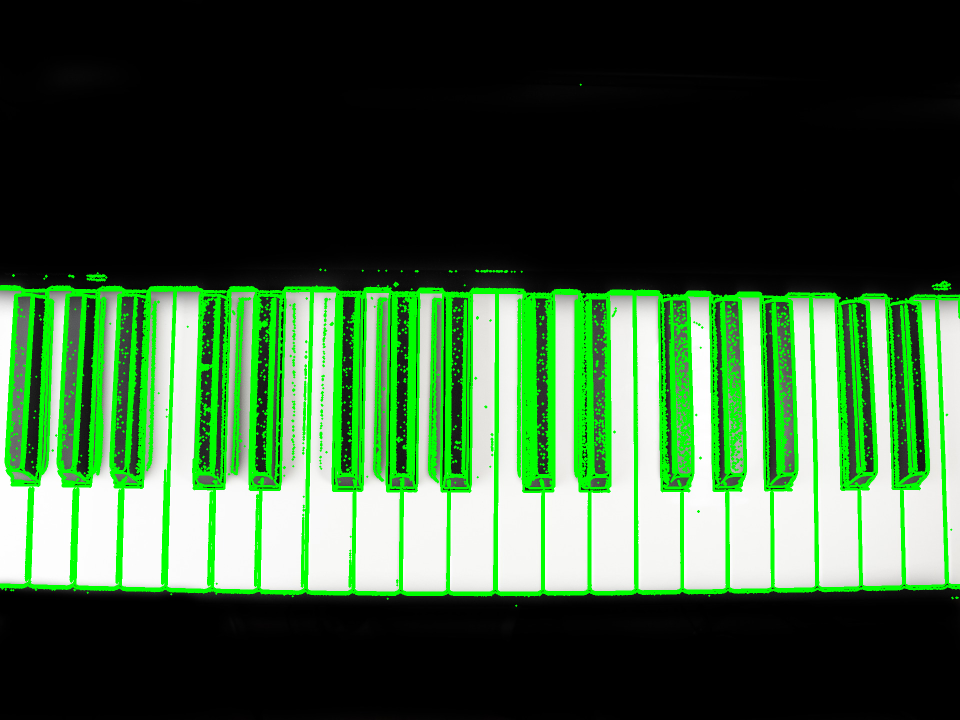
#> input picture images/cnt.png, 1920 x 1440 px, given in place of fps.jpg, which was not available (shown at 1/2 size)
$ python generate.py   (older library calls are emulated)
#> lines starting #> are read from the running program, lines starting #| are printed output that depends on the picture; pictures that were not available may be replaced by others from this repository, and a replacement may not be noted
"""
__authors__     = Yash, Peter, Jeff, Robert
__description__ = Generates the 3D image from a 2D image (to be displayed in the Oculus)
__name__ = generate.py
"""

import config as c
from PIL import Image

def generate_3d(img_fn):
#> called with img_fn = 'images/fps.jpg'
    output_fn = "output/result.jpg"
    left  = Image.open(img_fn)
#> left is the input picture: PIL image 1920x1440 RGB; mean R, G, B 58, 91.7, 57.5
    right = Image.open(img_fn)

    w, h = left.size
#> w = 1920; h = 1440
    left  = left.crop( (0, 0, int(.90 * w), h))
#> left: PIL image 1728x1440 RGB
    right = right.crop((int(.10 * w), 0, w, h))

    left  = left.resize((c.SCREEN_SIZE[0] // 2, c.SCREEN_SIZE[1]), Image.ANTIALIAS)
#> left: PIL image 1920x2160 RGB
    right = right.resize((c.SCREEN_SIZE[0] // 2, c.SCREEN_SIZE[1]), Image.ANTIALIAS)
#> right: PIL image 1920x2160 RGB

    new_img = Image.new('RGB', c.SCREEN_SIZE)
#> new_img: PIL image 3840x2160 RGB; every value is 0
    new_img.paste(left, (0,0))
    new_img.paste(right, (c.SCREEN_SIZE[0] // 2,0))
    new_img.save(output_fn)

if __name__ == "__main__":
    generate_3d("images/fps.jpg")
    generate_3d("images/bioshock.jpg")
#> call 2 of generate_3d, with img_fn = 'images/bioshock.jpg'
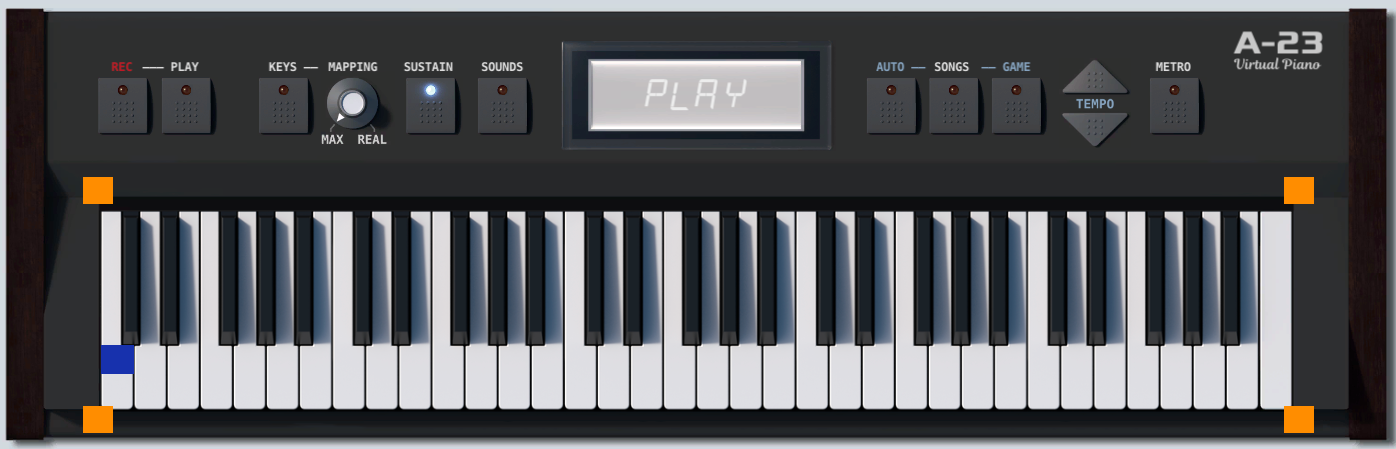
#> input picture images/piano2.png, 1396 x 449 px, given in place of bioshock.jpg, which was not available
#> in generate_3d, left is the input picture: PIL image 1396x449 RGBA; mean R, G, B, A 88.1, 89.3, 92.7, 255
#> in generate_3d (call 2), `left  = left.crop( (0, 0, int(.90 * w), h))`:
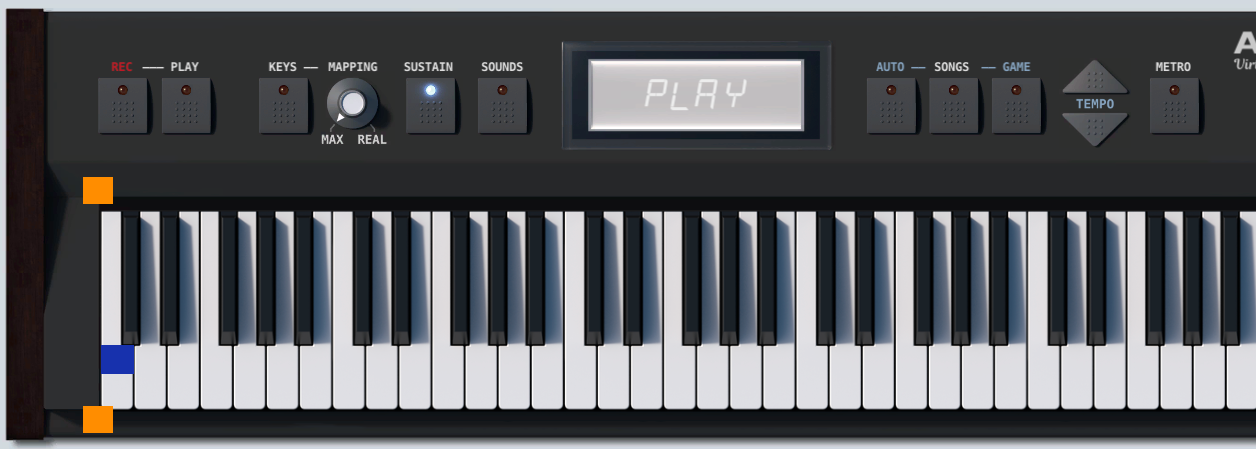
#> left: PIL image 1256x449 RGBA; mean R, G, B, A 89.6, 91.6, 95.5, 255
#> in generate_3d (call 2), `right = right.crop((int(.10 * w), 0, w, h))`:
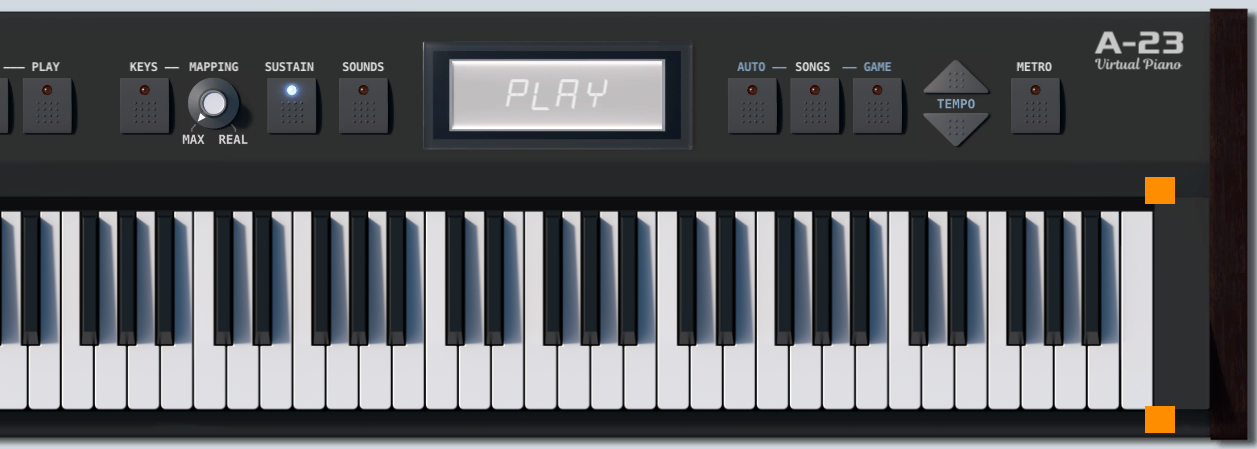
#> right: PIL image 1257x449 RGBA; mean R, G, B, A 90.3, 92.2, 95.9, 255
#> in generate_3d (call 2), `left  = left.resize((c.SCREEN_SIZE[0] // 2, c.SCREEN_SIZE[1]), Image.A..`:
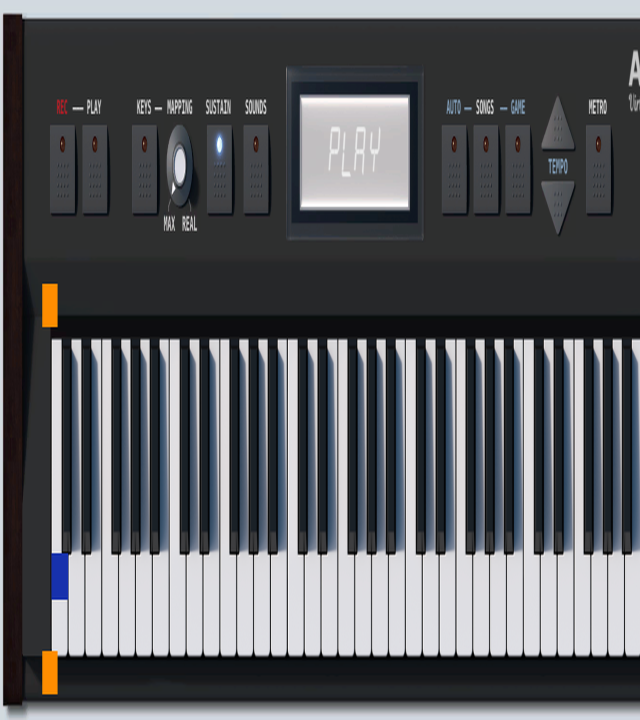
#> left: PIL image 1920x2160 RGBA (shown at 1/3 size); mean R, G, B, A 89.6, 91.6, 95.5, 255
#> in generate_3d (call 2), `right = right.resize((c.SCREEN_SIZE[0] // 2, c.SCREEN_SIZE[1]), Image...`:
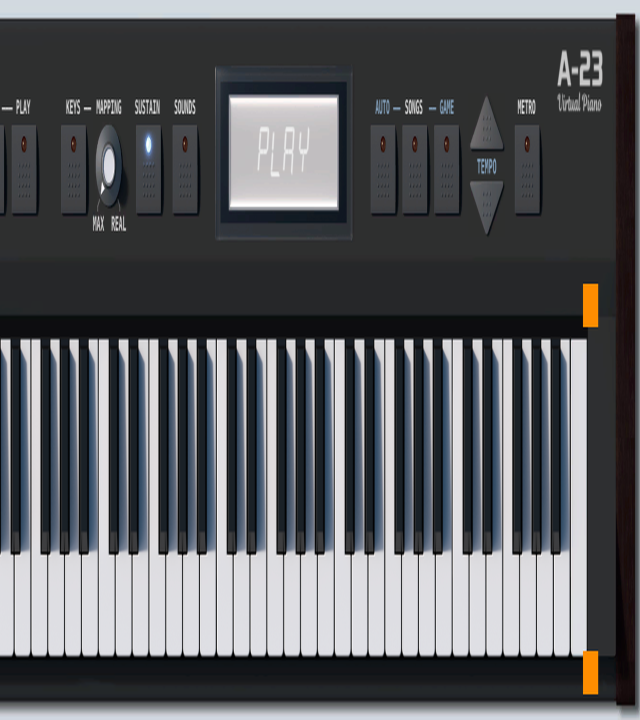
#> right: PIL image 1920x2160 RGBA (shown at 1/3 size); mean R, G, B, A 90.3, 92.2, 95.9, 255
#> in generate_3d (call 2), `new_img.paste(left, (0,0))`:
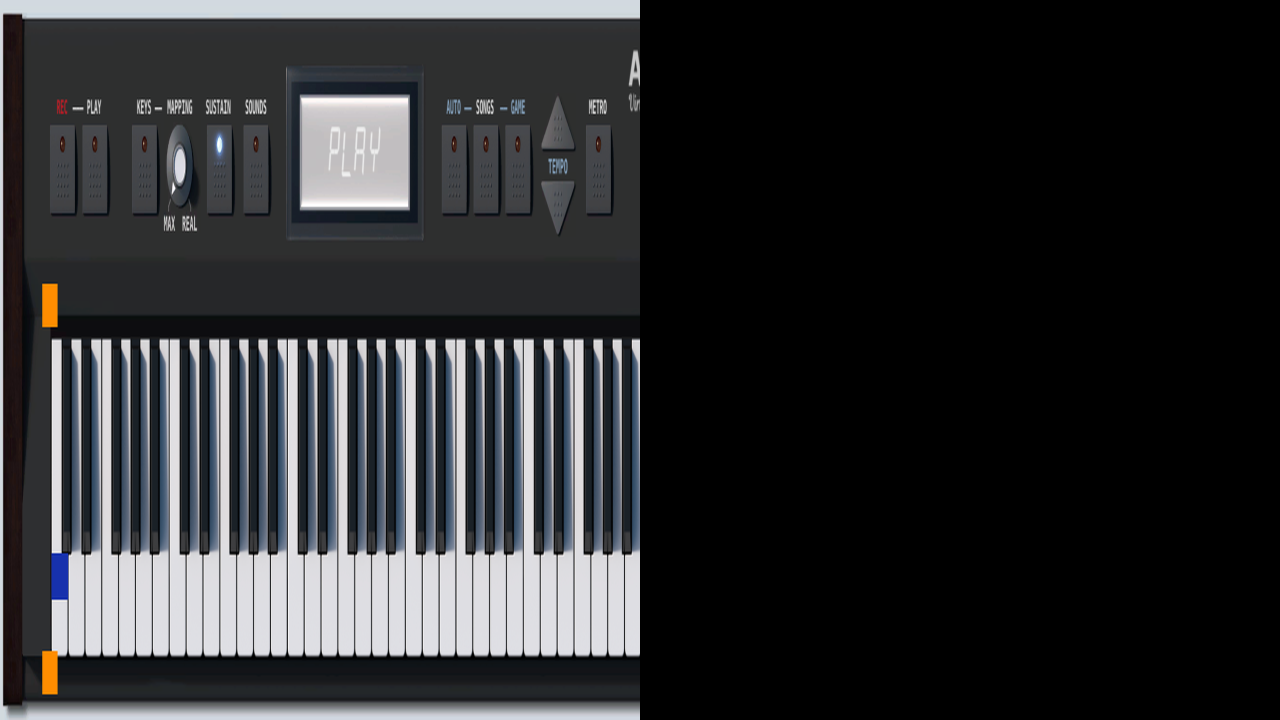
#> new_img: PIL image 3840x2160 RGB (shown at 1/3 size); mean R, G, B 44.8, 45.8, 47.7
#> in generate_3d (call 2), `new_img.paste(right, (c.SCREEN_SIZE[0] // 2,0))`:
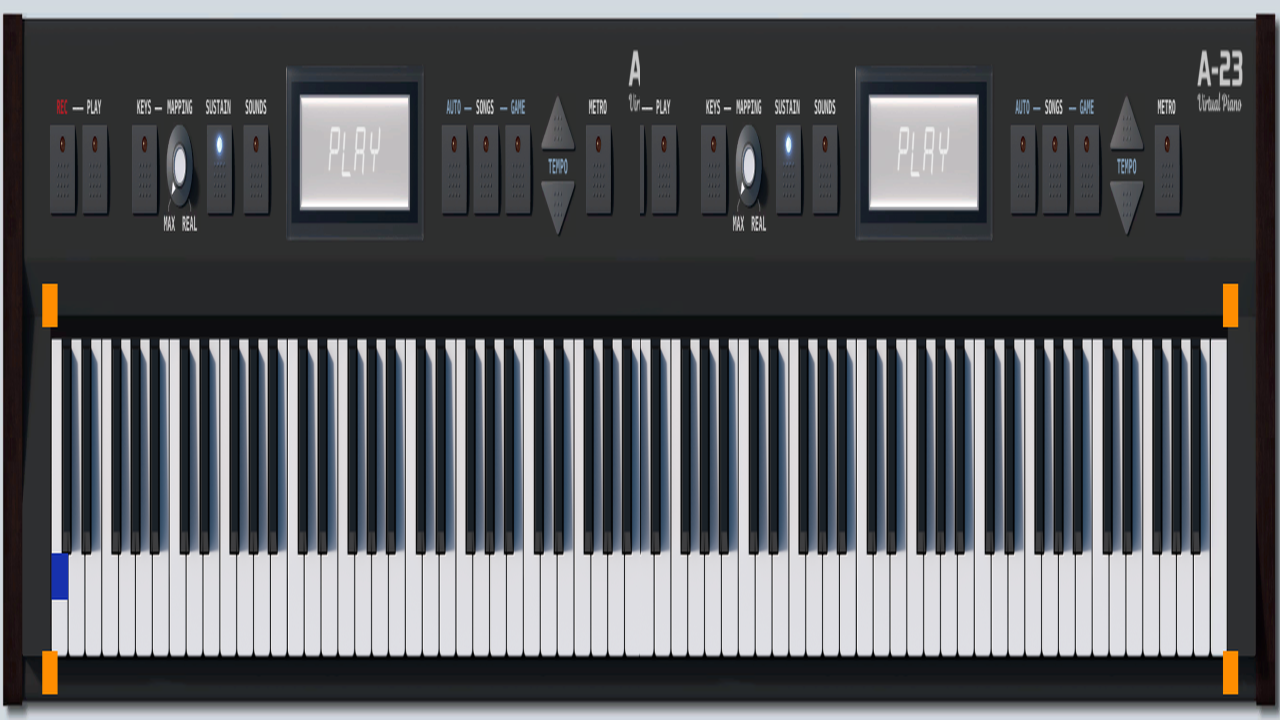
#> new_img: PIL image 3840x2160 RGB (shown at 1/3 size); mean R, G, B 89.9, 91.9, 95.7
    generate_3d("images/drive.jpg")
    generate_3d("images/feet.jpg")
#> (the run stopped early here; a loop or call above may not have finished)
